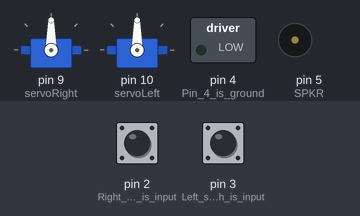
Simulated run of this sketch. Board: Arduino Uno, built with avr-gcc and run on an emulated ATmega328P. Parts: 2 × servo, switched loads named in the sketch (green lamp = pin HIGH), buzzer (waves = sounding). Inputs (shaded band) come from the test bench; at power-on: pin 2 (Right_switch_is_input) HIGH, pin 3 (Left_switch_is_input) HIGH.

Above: at 1.2 s.
1.3 s: pin 2 (Right_switch_is_input) pulled LOW for 0.15 s
At 3.4 s:
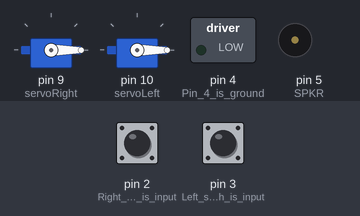
4.4 s: pin 3 (Left_switch_is_input) pulled LOW for 0.15 s
At 6.8 s:
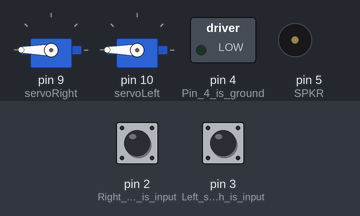
7.5 s: pin 3 (Left_switch_is_input) pulled LOW for 1 s
At 11.2 s:
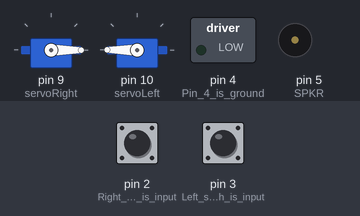
11.5 s: pin 3 (Left_switch_is_input) pulled LOW for 3.2 s
At 12.8 s:
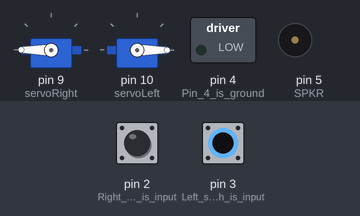
Timing chart, 0 to 15.6 s (numbered marks = the images above; inputs shaded):
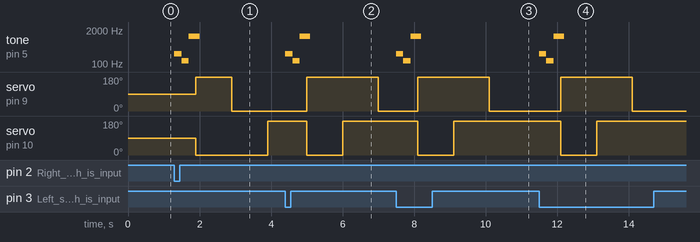

The sketch:

RemoteBotSound.ino
```cpp
#include <Servo.h>

#define SPKR 5

// Create two servo objects, one for each wheel
Servo servoRight;
Servo servoLeft;

// Volatile keyword is used because these variables
// can change at any time without any action having been
// taken by the compiled code.

volatile int left_switch = LOW;   // Left switch flag
volatile int right_switch = LOW;  // Right switch flag
boolean already_started = false;


void setup() {
  // Set the pin modes for the switches
  pinMode(2, INPUT); // Right switch is input
  pinMode(3, INPUT); // Left switch is input
  pinMode(4, OUTPUT); // Pin 4 is ground

  // Turn on the internal pull up resistors for the switches
  // Keeps input from floating when the switches are not
  // pressed
  digitalWrite(2, HIGH);     // Right switch default to high
  digitalWrite(3, HIGH);     // Left switch default to high
  digitalWrite(4, LOW);      // Pin 4 default is ground

  servoRight.attach(9);      // Right servo is pin 9
  servoLeft.attach(10);      // Left servo is pin 10

  // Declare the interrupts
  // attachInterrupt(digitalPinToInterrupt(pin), ISR, mode)
  // Interrupt when go from high to low
  attachInterrupt(digitalPinToInterrupt(2), hit_right, FALLING);
  attachInterrupt(digitalPinToInterrupt(3), hit_left, FALLING);

  already_started = true;  // Bot can now move
}

void loop() {
  if (left_switch == HIGH) {       // If the left switch is hit
    go_backwards();                // Go backwards for one second
    delay(1000);
    go_right();                    // Turn to the right for one second
    delay(1000);
    go_forward();                  // Move forward
    left_switch = LOW;             // Reset the flag
  }

  if (right_switch == HIGH) {      // If the right switch is hit
    go_backwards();                // Go backwards for one second
    delay(1000);
    go_left();                     // Turn left for one second
    delay(1000);
    go_forward();                  // Move forward
    right_switch = LOW;            // Reset the flag
  }
}

// Interrupt routine for left switch bumping into an object
void hit_left() {
  if (already_started)              // Valid if the program has begun
    left_switch = HIGH;
}

// Interrupt routine for right switch bumping into an object
void hit_right() {
  if (already_started)              // Valid if the program has begun
    right_switch = HIGH;
}

/*
 *  Forwards, backwards, right, left, stop.
 */
void go_forward() {
  servoRight.write(0);
  servoLeft.write(180);
}
void go_backwards() {

  // Make a noise before you go backwards
  tone(SPKR, 247, 300); //247 Hz, 300ms
  delay(200);
  tone(SPKR, 131, 300);
  delay(200);
  tone(SPKR, 1175, 300);
  delay(200);
  servoRight.write(180);
  servoLeft.write(0);
}
void go_right() {
  servoRight.write(180);
  servoLeft.write(180);
}
void go_left() {
  servoRight.write(0);
  servoLeft.write(0);
}
/*
void stop_all() {
  servoRight.write(90); // Tweak the 90
  servoLeft.write(90);  // Tweak the 90
}
*/
```

Measured:
- after the input at 1.3 s, tone on pin 5 (SPKR): silent → 247 Hz at once, → 131 Hz 0.20 s later, → 1175 Hz 0.20 s later, → silent 0.30 s later; servo on pin 9 (servoRight): 90° → 180° after 0.60 s, → 0° 1.0 s later; servo on pin 10 (servoLeft): 90° → 0° after 0.60 s, → 180° 2.0 s later
- after the input at 4.4 s, tone on pin 5 (SPKR): silent → 247 Hz at once, → 131 Hz 0.20 s later, → 1175 Hz 0.20 s later, → silent 0.30 s later; servo on pin 9 (servoRight): 0° → 180° after 0.60 s, → 0° 2.0 s later; servo on pin 10 (servoLeft): 180° → 0° after 0.60 s, → 180° 1.0 s later
- after the input at 7.5 s, tone on pin 5 (SPKR): silent → 247 Hz at once, → 131 Hz 0.20 s later, → 1175 Hz 0.20 s later, → silent 0.30 s later; servo on pin 9 (servoRight): 0° → 180° after 0.60 s, → 0° 2.0 s later; servo on pin 10 (servoLeft): 180° → 0° after 0.60 s, → 180° 1.0 s later
- after the input at 11.5 s, tone on pin 5 (SPKR): silent → 247 Hz at once, → 131 Hz 0.20 s later, → 1175 Hz 0.20 s later, → silent 0.30 s later; servo on pin 9 (servoRight): 0° → 180° after 0.60 s, → 0° 2.0 s later; servo on pin 10 (servoLeft): 180° → 0° after 0.60 s, → 180° 1.0 s later
